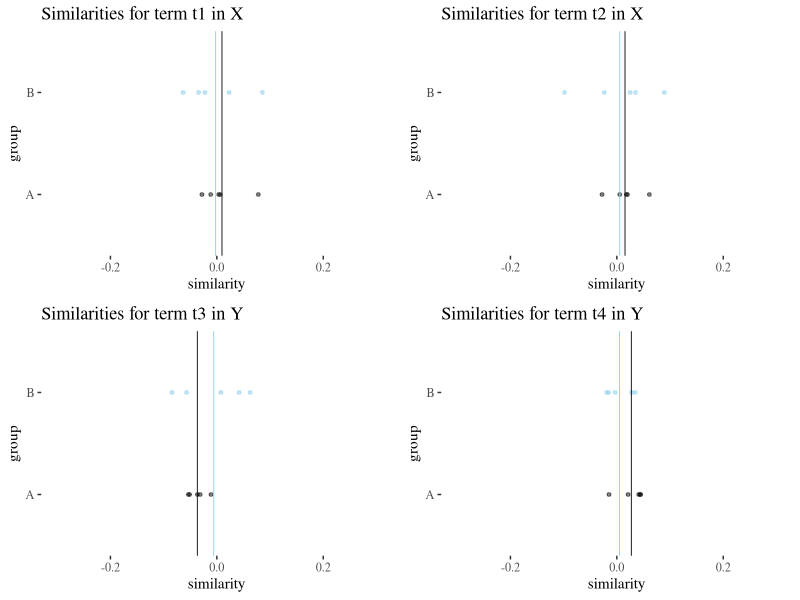
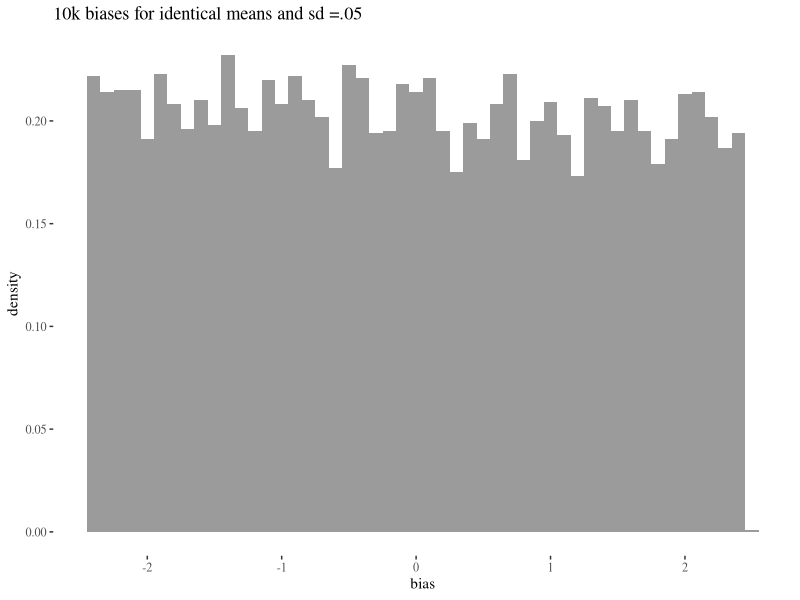
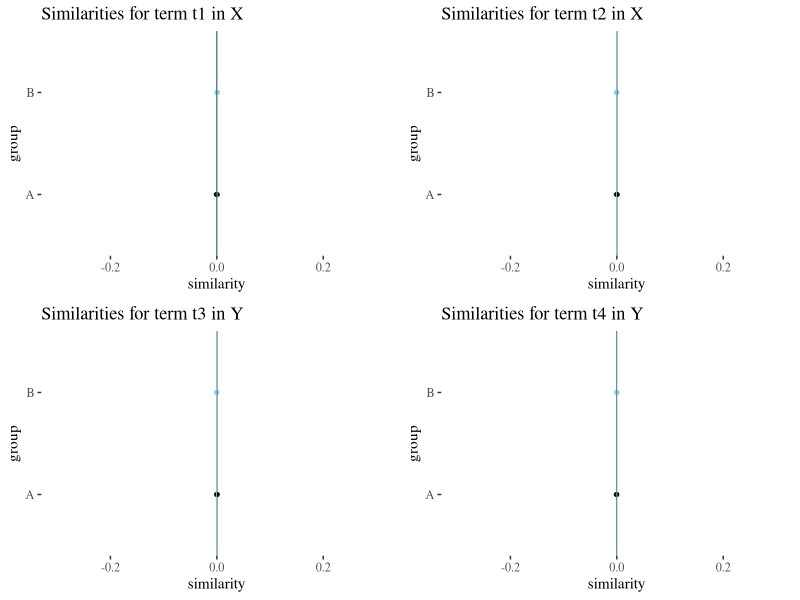
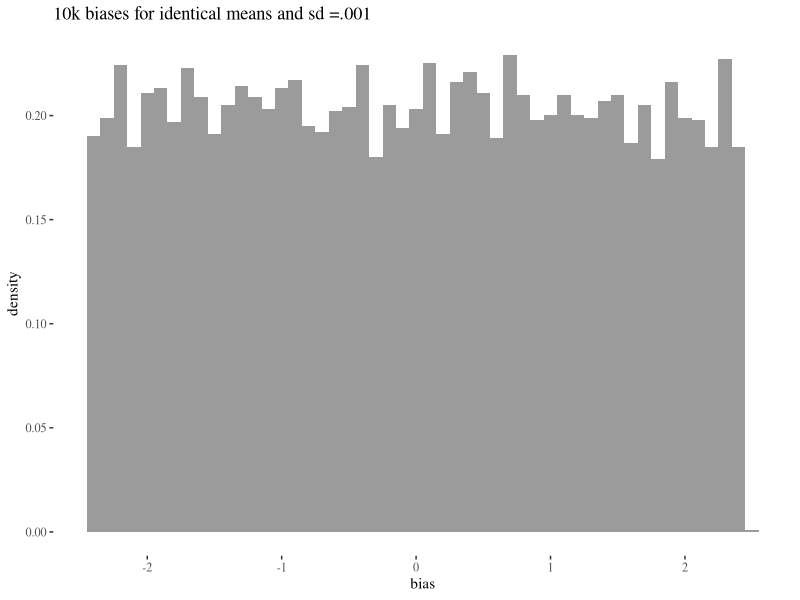
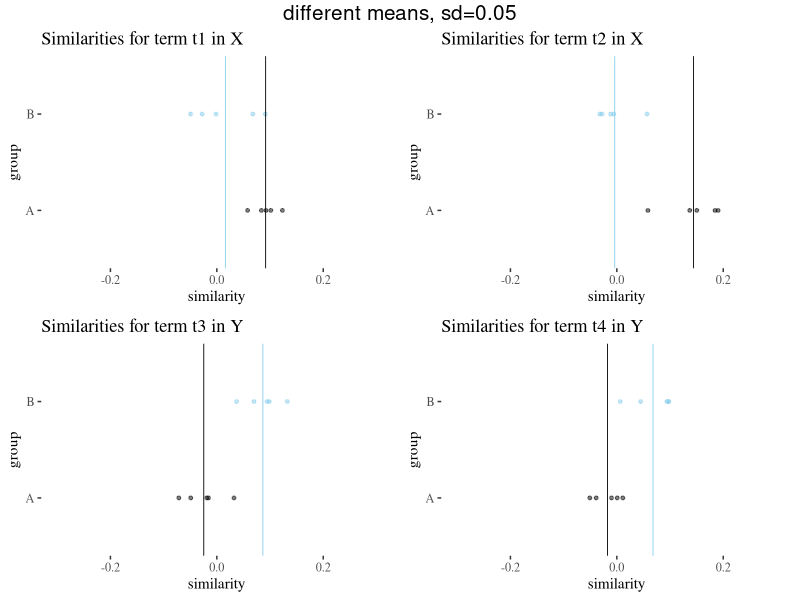
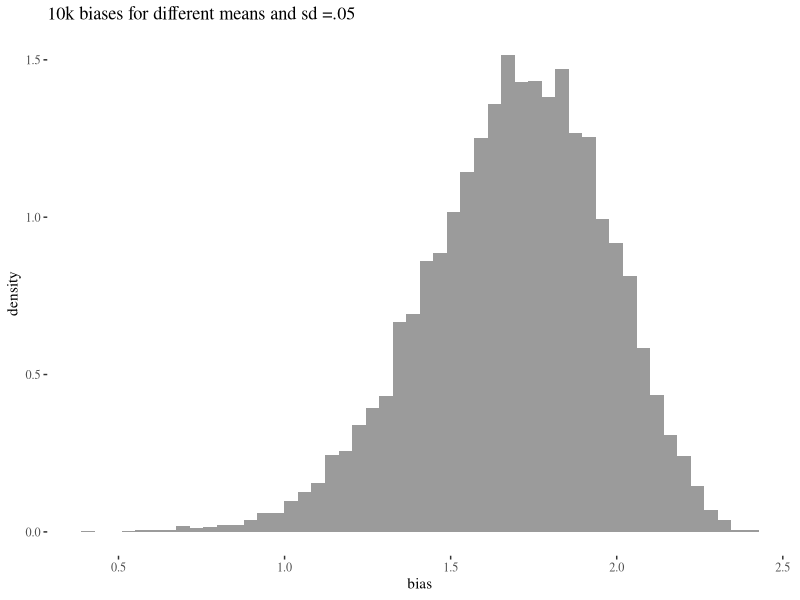
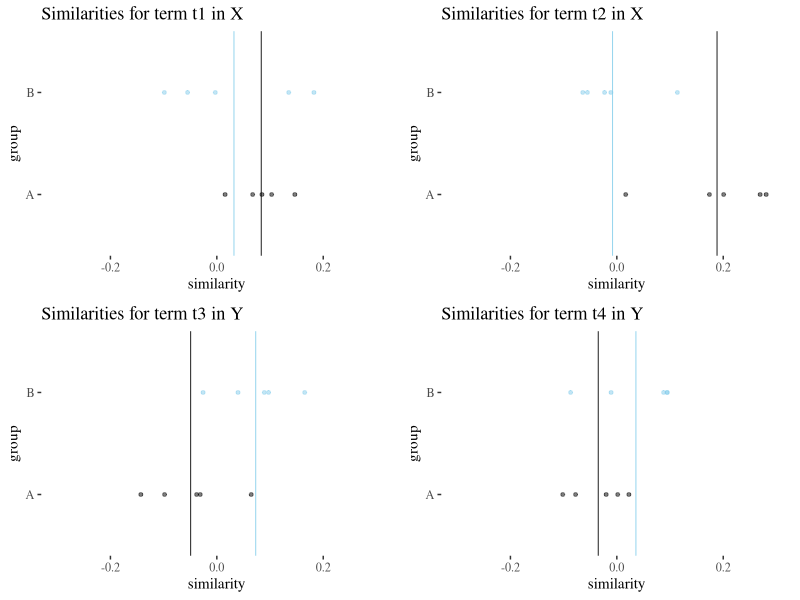
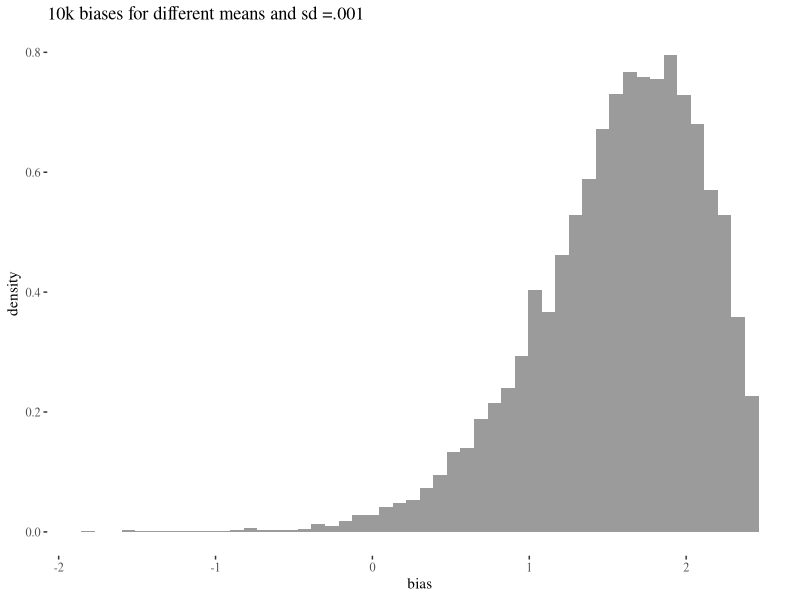

The R script that drew these images, in order:
## ---- chunk 1
knitr::opts_knit$set(root.dir = '../')

library(ggplot2)
library(ggthemes)
library(gridExtra)
## ---- chunk 2
set.seed(123)
t1 <- data.frame(A  = rnorm(5,0,0.05), B = rnorm(5,0,0.05))
t2 <- data.frame(A  = rnorm(5,0,0.05), B = rnorm(5,0,0.05))
t3 <- data.frame(A  = rnorm(5,0,0.05), B = rnorm(5,0,0.05))
t4 <- data.frame(A  = rnorm(5,0,0.05), B = rnorm(5,0,0.05))
## ---- chunk 3
xlimits <- c(-.3,.3)

t1Plot <- ggplot(t1)+geom_point(aes(y = 0, x = A), size = 1, alpha = 0.5)+geom_point(aes(y = 0.1, x = B), col = "skyblue", size = 1, alpha = 0.5)+theme_tufte()+xlab("similarity")+scale_y_continuous(limits = c(-.05,.15),breaks = c(0,0.1), labels = c("A","B"))+ylab("group") + geom_vline(aes(xintercept = mean(A)), size = 0.3) + geom_vline(aes(xintercept = mean(B)), size = 0.3, col = "skyblue") +ggtitle("Similarities for term t1 in X")+xlim(xlimits)


t2Plot <- ggplot(t2)+geom_point(aes(y = 0, x = A), size = 1, alpha = 0.5)+geom_point(aes(y = 0.1, x = B), col = "skyblue", size = 1, alpha = 0.5)+theme_tufte()+xlab("similarity")+scale_y_continuous(limits = c(-.05,.15),breaks = c(0,0.1), labels = c("A","B"))+ylab("group") + geom_vline(aes(xintercept = mean(A)), size = 0.3) + geom_vline(aes(xintercept = mean(B)), size = 0.3, col = "skyblue") +ggtitle("Similarities for term t2 in X")+xlim(xlimits)

t3Plot <- ggplot(t3)+geom_point(aes(y = 0, x = A), size = 1, alpha = 0.5)+geom_point(aes(y = 0.1, x = B), col = "skyblue", size = 1, alpha = 0.5)+theme_tufte()+xlab("similarity")+scale_y_continuous(limits = c(-.05,.15),breaks = c(0,0.1), labels = c("A","B"))+ylab("group") + geom_vline(aes(xintercept = mean(A)), size = 0.3) + geom_vline(aes(xintercept = mean(B)), size = 0.3, col = "skyblue") +ggtitle("Similarities for term t3 in Y")+xlim(xlimits)

t4Plot <- ggplot(t4)+geom_point(aes(y = 0, x = A), size = 1, alpha = 0.5)+geom_point(aes(y = 0.1, x = B), col = "skyblue", size = 1, alpha = 0.5)+theme_tufte()+xlab("similarity")+scale_y_continuous(limits = c(-.05,.15),breaks = c(0,0.1), labels = c("A","B"))+ylab("group") + geom_vline(aes(xintercept = mean(A)), size = 0.3) + geom_vline(aes(xintercept = mean(B)), size = 0.3, col = "skyblue") +ggtitle("Similarities for term t4 in Y")+xlim(xlimits)

grid.arrange(t1Plot,t2Plot, t3Plot, t4Plot, ncol=2)
## ---- chunk 4
s <- function (table){ mean(table$A) - mean(table$B)}
factor <- sd(c(s(t1),s(t2),s(t3),s(t4)))
numerator <-  mean(s(t1),s(t2)) - mean(s(t3),s(t4))
print(list(factor = factor,numerator = numerator, bias = numerator / factor))
## ---- chunk 5

biasesNull <- numeric(10000)
for(i in 1:10000){
t1 <- data.frame(A  = rnorm(5,0,0.05), B = rnorm(5,0,0.05))
t2 <- data.frame(A  = rnorm(5,0,0.05), B = rnorm(5,0,0.05))
t3 <- data.frame(A  = rnorm(5,0,0.05), B = rnorm(5,0,0.05))
t4 <- data.frame(A  = rnorm(5,0,0.05), B = rnorm(5,0,0.05))

factor <- sd(c(s(t1),s(t2),s(t3),s(t4)))
numerator <-  mean(s(t1),s(t2)) - mean(s(t3),s(t4))
biasesNull[i]  <- numerator / factor
}
ggplot()+geom_histogram(aes(x=biasesNull, y = ..density..), alpha = 0.6, bins=50)+
  theme_tufte()+labs(title="10k biases for identical means and sd =.05")+ xlab("bias")
## ---- chunk 6
set.seed(124)
t1v <- data.frame(A  = rnorm(5,0,0.001), B = rnorm(5,0,0.001))
t2v <- data.frame(A  = rnorm(5,0,0.001), B = rnorm(5,0,0.001))
t3v <- data.frame(A  = rnorm(5,0,0.001), B = rnorm(5,0,0.001))
t4v <- data.frame(A  = rnorm(5,0,0.001), B = rnorm(5,0,0.001))
## ---- chunk 7
xlimits <- c(-.3,.3)


t1vPlot <- ggplot(t1v)+geom_point(aes(y = 0, x = A), size = 1, alpha = 0.5)+geom_point(aes(y = 0.1, x = B), col = "skyblue", size = 1, alpha = 0.5)+theme_tufte()+xlab("similarity")+scale_y_continuous(limits = c(-.05,.15),breaks = c(0,0.1), labels = c("A","B"))+ylab("group") + geom_vline(aes(xintercept = mean(A)), size = 0.3) + geom_vline(aes(xintercept = mean(B)), size = 0.3, col = "skyblue") +ggtitle("Similarities for term t1 in X")+xlim(xlimits)


t2vPlot <- ggplot(t2v)+geom_point(aes(y = 0, x = A), size = 1, alpha = 0.5)+geom_point(aes(y = 0.1, x = B), col = "skyblue", size = 1, alpha = 0.5)+theme_tufte()+xlab("similarity")+scale_y_continuous(limits = c(-.05,.15),breaks = c(0,0.1), labels = c("A","B"))+ylab("group") + geom_vline(aes(xintercept = mean(A)), size = 0.3) + geom_vline(aes(xintercept = mean(B)), size = 0.3, col = "skyblue") +ggtitle("Similarities for term t2 in X")+xlim(xlimits)

t3vPlot <- ggplot(t3v)+geom_point(aes(y = 0, x = A), size = 1, alpha = 0.5)+geom_point(aes(y = 0.1, x = B), col = "skyblue", size = 1, alpha = 0.5)+theme_tufte()+xlab("similarity")+scale_y_continuous(limits = c(-.05,.15),breaks = c(0,0.1), labels = c("A","B"))+ylab("group") + geom_vline(aes(xintercept = mean(A)), size = 0.3) + geom_vline(aes(xintercept = mean(B)), size = 0.3, col = "skyblue") +ggtitle("Similarities for term t3 in Y")+xlim(xlimits)

t4vPlot <- ggplot(t4v)+geom_point(aes(y = 0, x = A), size = 1, alpha = 0.5)+geom_point(aes(y = 0.1, x = B), col = "skyblue", size = 1, alpha = 0.5)+theme_tufte()+xlab("similarity")+scale_y_continuous(limits = c(-.05,.15),breaks = c(0,0.1), labels = c("A","B"))+ylab("group") + geom_vline(aes(xintercept = mean(A)), size = 0.3) + geom_vline(aes(xintercept = mean(B)), size = 0.3, col = "skyblue") +ggtitle("Similarities for term t4 in Y")+xlim(xlimits)

grid.arrange(t1vPlot,t2vPlot, t3vPlot, t4vPlot, ncol=2)
## ---- chunk 8
factorV <- sd(c(s(t1v),s(t2v),s(t3v),s(t4v)))
numeratorV <-  mean(s(t1v),s(t2v)) - mean(s(t3v),s(t4v))
print(list(factor = factorV,numerator = numeratorV, bias = numeratorV / factorV))
## ---- chunk 9
set.seed(124)

biasesLowVariance <- numeric(10000)
for(i in 1:10000){
t1v <- data.frame(A  = rnorm(5,0,0.001), B = rnorm(5,0,0.001))
t2v <- data.frame(A  = rnorm(5,0,0.001), B = rnorm(5,0,0.001))
t3v <- data.frame(A  = rnorm(5,0,0.001), B = rnorm(5,0,0.001))
t4v <- data.frame(A  = rnorm(5,0,0.001), B = rnorm(5,0,0.001))

factorV <- sd(c(s(t1v),s(t2v),s(t3v),s(t4v)))

numeratorV <-  mean(s(t1v),s(t2v)) - mean(s(t3v),s(t4v))

biasesLowVariance[i] <- numeratorV / factorV
}
ggplot()+geom_histogram(aes(x=biasesLowVariance, y = ..density..), alpha = 0.6, bins=50)+
  theme_tufte()+labs(title="10k biases for identical means and sd =.001")+ xlab("bias")
## ---- chunk 10
set.seed(766)
t1d2 <- data.frame(A  = rnorm(5,.1,0.05), B = rnorm(5,0,0.05))
t2d2 <- data.frame(A  = rnorm(5,.1,0.05), B = rnorm(5,0,0.05))
t3d2 <- data.frame(A  = rnorm(5,0,0.05), B = rnorm(5,.1,0.05))
t4d2 <- data.frame(A  = rnorm(5,0,0.05), B = rnorm(5,.1,0.05))
## ---- chunk 11
library(grid)
library(gridExtra)
t1d2Plot <- ggplot(t1d2)+geom_point(aes(y = 0, x = A), size = 1, alpha = 0.5)+geom_point(aes(y = 0.1, x = B), col = "skyblue", size = 1, alpha = 0.5)+theme_tufte()+xlab("similarity")+scale_y_continuous(limits = c(-.05,.15),breaks = c(0,0.1), labels = c("A","B"))+ylab("group") + geom_vline(aes(xintercept = mean(A)), size = 0.3) + geom_vline(aes(xintercept = mean(B)), size = 0.3, col = "skyblue") +ggtitle("Similarities for term t1 in X")+xlim(xlimits)

t2d2Plot <- ggplot(t2d2)+geom_point(aes(y = 0, x = A), size = 1, alpha = 0.5)+geom_point(aes(y = 0.1, x = B), col = "skyblue", size = 1, alpha = 0.5)+theme_tufte()+xlab("similarity")+scale_y_continuous(limits = c(-.05,.15),breaks = c(0,0.1), labels = c("A","B"))+ylab("group") + geom_vline(aes(xintercept = mean(A)), size = 0.3) + geom_vline(aes(xintercept = mean(B)), size = 0.3, col = "skyblue") +ggtitle("Similarities for term t2 in X")+xlim(xlimits)

t3d2Plot <- ggplot(t3d2)+geom_point(aes(y = 0, x = A), size = 1, alpha = 0.5)+geom_point(aes(y = 0.1, x = B), col = "skyblue", size = 1, alpha = 0.5)+theme_tufte()+xlab("similarity")+scale_y_continuous(limits = c(-.05,.15),breaks = c(0,0.1), labels = c("A","B"))+ylab("group") + geom_vline(aes(xintercept = mean(A)), size = 0.3) + geom_vline(aes(xintercept = mean(B)), size = 0.3, col = "skyblue") +ggtitle("Similarities for term t3 in Y")+xlim(xlimits)

t4d2Plot <- ggplot(t4d2)+geom_point(aes(y = 0, x = A), size = 1, alpha = 0.5)+geom_point(aes(y = 0.1, x = B), col = "skyblue", size = 1, alpha = 0.5)+theme_tufte()+xlab("similarity")+scale_y_continuous(limits = c(-.05,.15),breaks = c(0,0.1), labels = c("A","B"))+ylab("group") + geom_vline(aes(xintercept = mean(A)), size = 0.3) + geom_vline(aes(xintercept = mean(B)), size = 0.3, col = "skyblue") +ggtitle("Similarities for term t4 in Y")+xlim(xlimits)

grid.arrange(t1d2Plot,t2d2Plot, t3d2Plot, t4d2Plot, ncol=2,   
      top = textGrob("different means, sd=0.05",gp=gpar(fontsize=15,font=1)))
## ---- chunk 12
factorD2 <- sd(c(s(t1d2),s(t2d2),s(t3d2),s(t4d2)))
numeratorD2 <-  mean(s(t1d2),s(t2d2)) - mean(s(t3d2),s(t4d2))
biasD2 <- numeratorD2 / factorD2
biasD2
## ---- chunk 13
biasesD2 <- numeric(10000)
for(i in 1:10000){
t1d2 <- data.frame(A  = rnorm(5,.1,0.05), B = rnorm(5,0,0.05))
t2d2 <- data.frame(A  = rnorm(5,.1,0.05), B = rnorm(5,0,0.05))
t3d2 <- data.frame(A  = rnorm(5,0,0.05), B = rnorm(5,.1,0.05))
t4d2 <- data.frame(A  = rnorm(5,0,0.05), B = rnorm(5,.1,0.05))

factorD2 <- sd(c(s(t1d2),s(t2d2),s(t3d2),s(t4d2)))
numeratorD2 <-  mean(s(t1d2),s(t2d2)) - mean(s(t3d2),s(t4d2))
biasesD2[i] <- numeratorD2/factorD2
}

ggplot()+geom_histogram(aes(x=biasesD2, y = ..density..), alpha = 0.6, bins=50)+
  theme_tufte()+labs(title="10k biases for different means and sd =.05")+ xlab("bias")
## ---- chunk 14
set.seed(766)
t1d1 <- data.frame(A  = rnorm(5,.1,0.1), B = rnorm(5,0,0.1))
t2d1 <- data.frame(A  = rnorm(5,.1,0.1), B = rnorm(5,0,0.1))
t3d1 <- data.frame(A  = rnorm(5,0,0.1), B = rnorm(5,.1,0.1))
t4d1 <- data.frame(A  = rnorm(5,0,0.1), B = rnorm(5,.1,0.1))
## ---- chunk 15
t1d1Plot <- ggplot(t1d1)+geom_point(aes(y = 0, x = A), size = 1, alpha = 0.5)+geom_point(aes(y = 0.1, x = B), col = "skyblue", size = 1, alpha = 0.5)+theme_tufte()+xlab("similarity")+scale_y_continuous(limits = c(-.05,.15),breaks = c(0,0.1), labels = c("A","B"))+ylab("group") + geom_vline(aes(xintercept = mean(A)), size = 0.3) + geom_vline(aes(xintercept = mean(B)), size = 0.3, col = "skyblue") +ggtitle("Similarities for term t1 in X")+xlim(xlimits)

t2d1Plot <- ggplot(t2d1)+geom_point(aes(y = 0, x = A), size = 1, alpha = 0.5)+geom_point(aes(y = 0.1, x = B), col = "skyblue", size = 1, alpha = 0.5)+theme_tufte()+xlab("similarity")+scale_y_continuous(limits = c(-.05,.15),breaks = c(0,0.1), labels = c("A","B"))+ylab("group") + geom_vline(aes(xintercept = mean(A)), size = 0.3) + geom_vline(aes(xintercept = mean(B)), size = 0.3, col = "skyblue") +ggtitle("Similarities for term t2 in X")+xlim(xlimits)

t3d1Plot <- ggplot(t3d1)+geom_point(aes(y = 0, x = A), size = 1, alpha = 0.5)+geom_point(aes(y = 0.1, x = B), col = "skyblue", size = 1, alpha = 0.5)+theme_tufte()+xlab("similarity")+scale_y_continuous(limits = c(-.05,.15),breaks = c(0,0.1), labels = c("A","B"))+ylab("group") + geom_vline(aes(xintercept = mean(A)), size = 0.3) + geom_vline(aes(xintercept = mean(B)), size = 0.3, col = "skyblue") +ggtitle("Similarities for term t3 in Y")+xlim(xlimits)

t4d1Plot <- ggplot(t4d1)+geom_point(aes(y = 0, x = A), size = 1, alpha = 0.5)+geom_point(aes(y = 0.1, x = B), col = "skyblue", size = 1, alpha = 0.5)+theme_tufte()+xlab("similarity")+scale_y_continuous(limits = c(-.05,.15),breaks = c(0,0.1), labels = c("A","B"))+ylab("group") + geom_vline(aes(xintercept = mean(A)), size = 0.3) + geom_vline(aes(xintercept = mean(B)), size = 0.3, col = "skyblue") +ggtitle("Similarities for term t4 in Y")+xlim(xlimits)

grid.arrange(t1d1Plot,t2d1Plot, t3d1Plot, t4d1Plot, ncol=2)
## ---- chunk 16
factorD1 <- sd(c(s(t1d1),s(t2d1),s(t3d1),s(t4d1)))
numeratorD1 <-  mean(s(t1d1),s(t2d1)) - mean(s(t3d1),s(t4d1))
biasD1 <- numeratorD1 / factorD1
biasD1
## ---- chunk 17
biasesD1 <- numeric(10000)

for(i in 1:10000){
t1d1 <- data.frame(A  = rnorm(5,.1,0.1), B = rnorm(5,0,0.1))
t2d1 <- data.frame(A  = rnorm(5,.1,0.1), B = rnorm(5,0,0.1))
t3d1 <- data.frame(A  = rnorm(5,0,0.1), B = rnorm(5,.1,0.1))
t4d1 <- data.frame(A  = rnorm(5,0,0.1), B = rnorm(5,.1,0.1))

factorD1 <- sd(c(s(t1d1),s(t2d1),s(t3d1),s(t4d1)))
numeratorD1 <-  mean(s(t1d1),s(t2d1)) - mean(s(t3d1),s(t4d1))
biasesD1[i] <- numeratorD1/factorD1
}

ggplot()+geom_histogram(aes(x=biasesD1, y = ..density..), alpha = 0.6, bins=50)+
  theme_tufte()+labs(title="10k biases for different means and sd =.001")+ xlab("bias")
## ---- chunk 18
mean(biasesD1); mean(biasesD2)
median(biasesD1); median(biasesD2)
## ---- chunk 19
quantile(biasesD2, probs = c(0.275,0.975))
quantile(biasesD1, probs = c(0.275,0.975))
